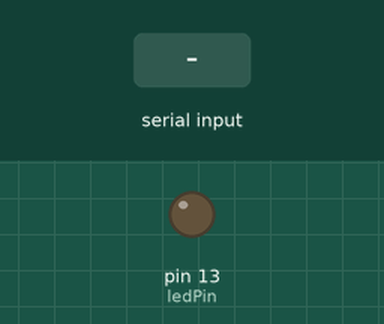
A sketch run on a simulated Arduino Uno, built with avr-gcc and run on an emulated ATmega328P. On the bench: output pins drawn as LEDs (lit = HIGH). Inputs (shaded band) come from the test bench.

Above: at 1.2 s.
1.3 s: "1" received over Serial
At 1.8 s:
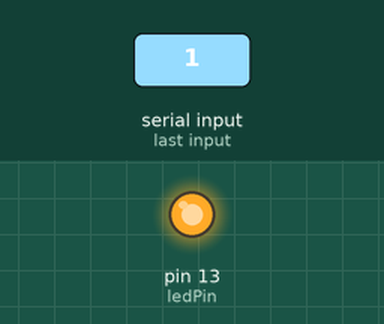
2.8 s: "0" received over Serial
At 4.2 s:
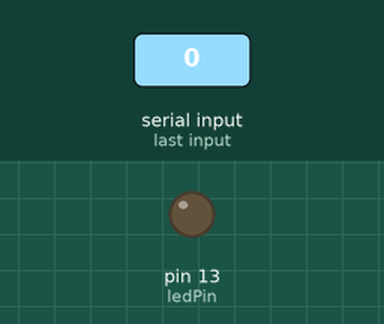
Timing chart, 0 to 5.8 s (numbered marks = the images above; inputs shaded):
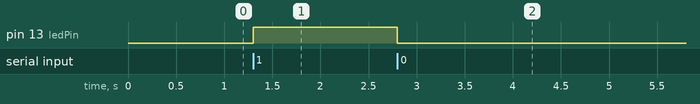

The sketch:

Arduino_code_face_detection.ino
```cpp
// Pin for the built-in LED
const int ledPin = LED_BUILTIN;  // On most Arduinos, this is pin 13

// Variables to store the received data
int faceDetected = 0;

void setup() {
  // Initialize the LED pin as an output
  pinMode(ledPin, OUTPUT);

  // Initialize serial communication at 9600 baud
  Serial.begin(9600);
}

void loop() {
  // Check if data is available on the serial port
  if (Serial.available() > 0) {
    // Read the incoming byte
    faceDetected = Serial.read();

    // If faceDetected is 1, blink the LED
    if (faceDetected == '1')
    {
      // Blink the LED
      digitalWrite(ledPin, HIGH);  // Turn the LED on
    }
    else
    {
      digitalWrite(ledPin, LOW);   // Turn the LED off

    }
  }
}
```

Measured:
- after the input at 1.3 s, pin 13 (ledPin): LOW → HIGH at once
- after the input at 2.8 s, pin 13 (ledPin): HIGH → LOW at once
